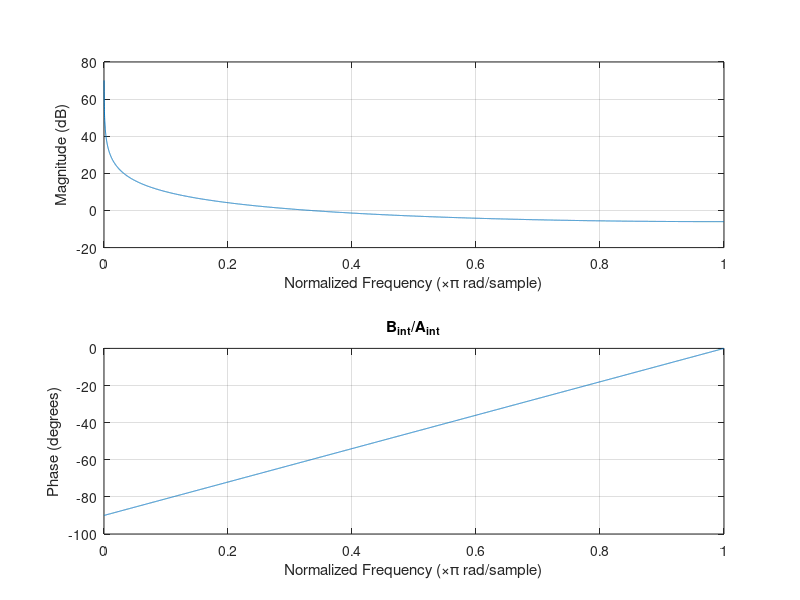
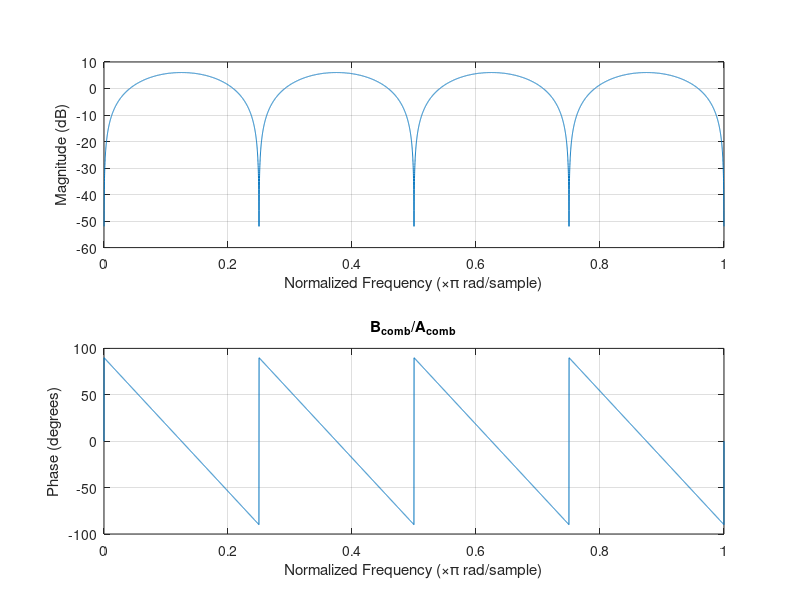
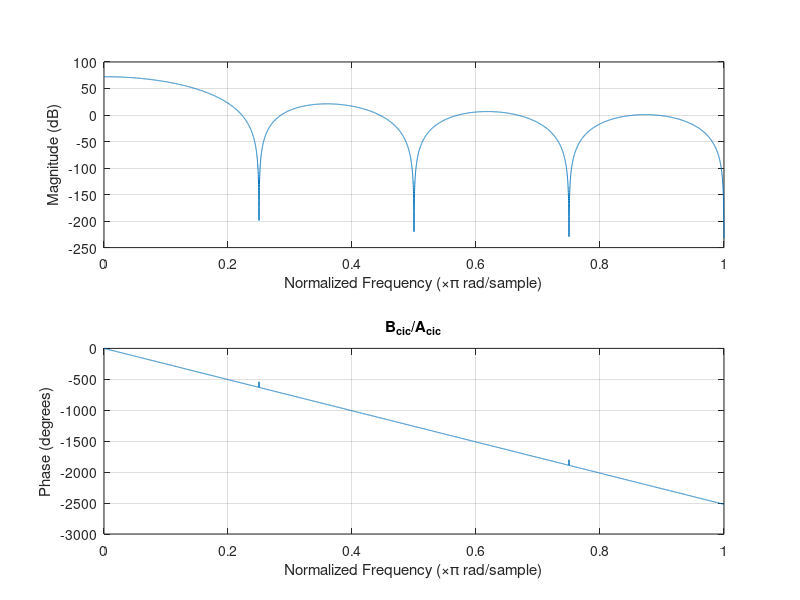
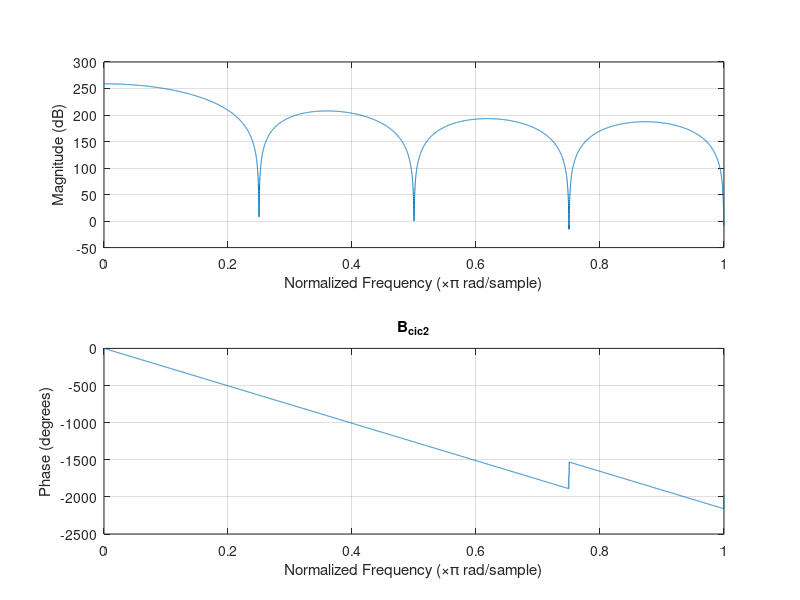

Write the MATLAB code that produced these figures, in order.
% CIC Filters
clear all;close all;clc;

% Building Blocks

%% Integrator
B_int = [1];
A_int = [1 -1];
K = 1e4;
figure('name', 'B_int, A_int');
freqz(B_int,A_int,K);
title('B_{int}/A_{int}');

%% Comb
R = 8;
M = 1;
B_comb = [1 zeros(1,R*M-1) -1];
A_comb = [1];
K = 1e4;
figure('name','B_comb/A_comb');
freqz(B_comb,A_comb,K);
title('B_{comb}/A_{comb}');

%% Combination
K = 1e4;
% The number of cascaded integrator and comb stages (N of each!):
N = 3;
% NOTE: since this script does not explicitly handle overflow, increasing
% N can very quickly result in numerically unstable results.
B_cic = conv(B_int, B_comb);
A_cic = conv(A_int, A_comb);
B_cic2 = ones(1,R*M);
A_cic2 = [1];

% Exponentiate polynomials
for n = 2:N
    B_cic = conv(B_cic, B_cic);
    A_cic = conv(A_cic, A_cic);
    B_cic2 = conv(B_cic2, B_cic2);
end
B_cic2 = round(B_cic2*power(2,31)-1); % fixed-point coeffs

% B_cic2 = B_cic2/2^12; % Normalize to 1 for N = 3
figure('name', 'B_cic, A_cic');
freqz(B_cic,A_cic,K);
title('B_{cic}/A_{cic}');

figure('name', 'B_cic2');
freqz(B_cic2,A_cic2,K);
title('B_{cic2}');

figure('name', 'B_int/A_int')
zplane(B_int,A_int);
title('B_{int}/A_{int}');

figure('name', 'B_comb/A_comb')
zplane(B_comb,A_comb);
title('B_{comb}/A_{comb}');

figure('name', 'B_cic');
zplane(B_cic);
title('B_{cic}');

figure('name', 'A_cic');
zplane(A_cic);
title('A_{cic}');

figure('name', 'B_cic/A_cic');
zplane(B_cic,A_cic);
title('B_{cic}/A_{cic}');

figure('name', 'B_cic2');
zplane(B_cic2);
title('B_{cic2}');

%% Save to File
[H,W] = freqz(B_cic2, A_cic2, K);
fileName = 'freqzCIC-as-FIR.txt';
fh = fopen(fileName, 'w');
if fh ~= -1
    fprintf(fh, '%s,%s,%s\n', 'abs(H)', 'angle(H)', 'W');
    fclose(fh);
end
dlmwrite(fileName, [abs(H) unwrap(angle(H)) W], '-append', 'delimiter', ',', 'newline', 'unix');